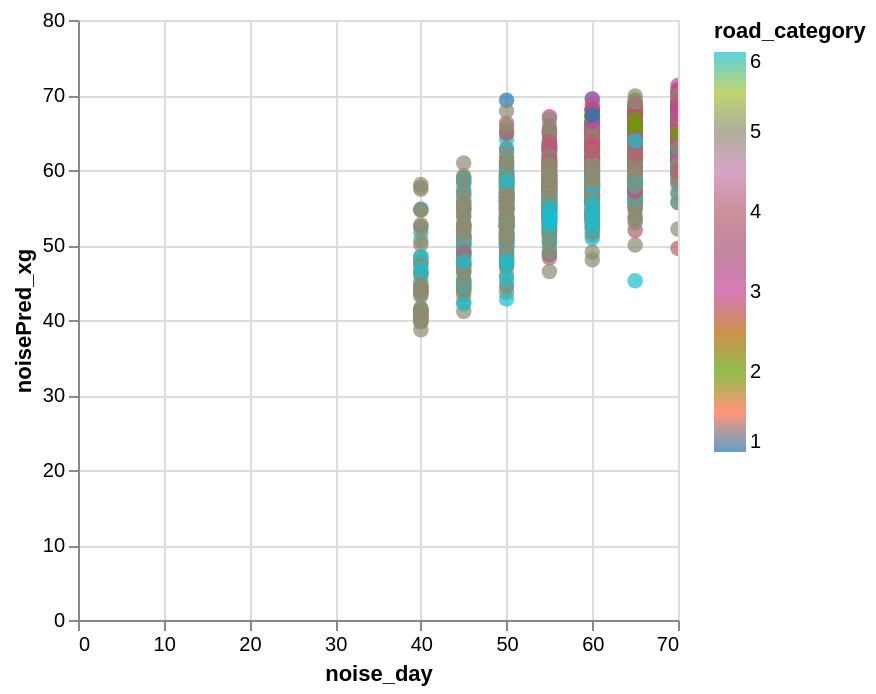

Write notebook code for a chart like this one.
### Code cell
data_test['noisePred_xg'] = y_pred

alt.Chart(data_test).mark_circle(size=60).encode(
    x='noise_day',
    y='noisePred_xg',
    color=alt.Color('road_category', scale=alt.Scale(scheme='category10')),
    tooltip=['dist_to_main','signals']
).interactive()

### Figure 1 — Vega-Lite specification as saved in the notebook (floating-point values rounded to 4 significant figures; data arrays with more than 128 entries replaced by an {"elided": "..."} marker saying what was removed)
{"config": {"view": {"continuousWidth": 300, "continuousHeight": 300}}, "data": {"name": "data-2797de03a5148f801ad35d2f7b48eb09"}, "mark": {"type": "circle", "size": 60}, "encoding": {"color": {"field": "road_category", "scale": {"scheme": "category10"}, "type": "quantitative"}, "tooltip": [{"field": "dist_to_main", "type": "quantitative"}, {"field": "signals", "type": "quantitative"}], "x": {"field": "noise_day", "type": "quantitative"}, "y": {"field": "noisePred_xg", "type": "quantitative"}}, "params": [{"name": "param_1e9efca18e7a2868", "select": {"type": "interval", "encodings": ["x", "y"]}, "bind": "scales"}], "$schema": "https://vega.github.io/schema/vega-lite/v6.4.1.json", "datasets": {"data-2797de03a5148f801ad35d2f7b48eb09": {"elided": "2334 records"}}}
